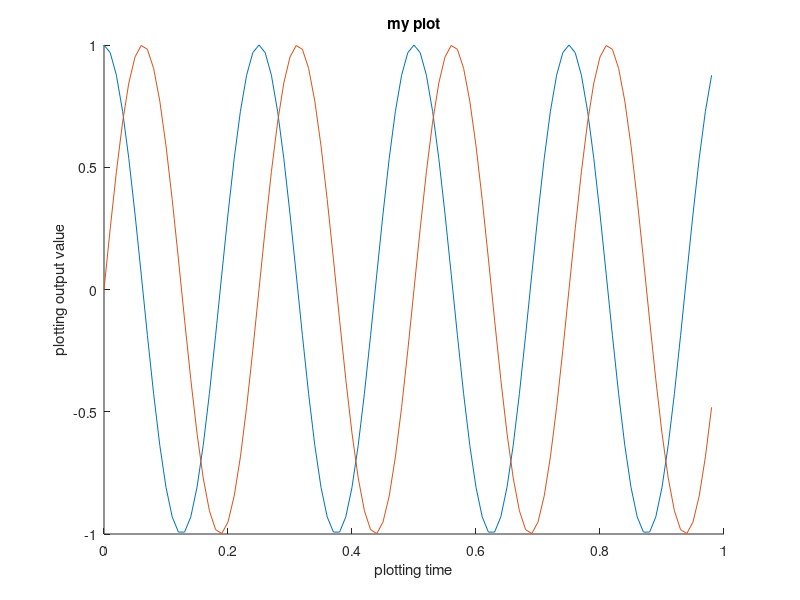

Write the MATLAB code that produced this figure.


t = [0:0.01:0.98];
y1 = sin(2*pi * 4*t);
y2 = cos(2*pi * 4*t);
hold on 
plot(t,y2)
plot(t,y1)
xlabel('plotting time')
ylabel('plotting output value')
title('my plot')
print -dpng 'sincosplot.png'
close % to close the plot 

figure(1); plot(t,y1);